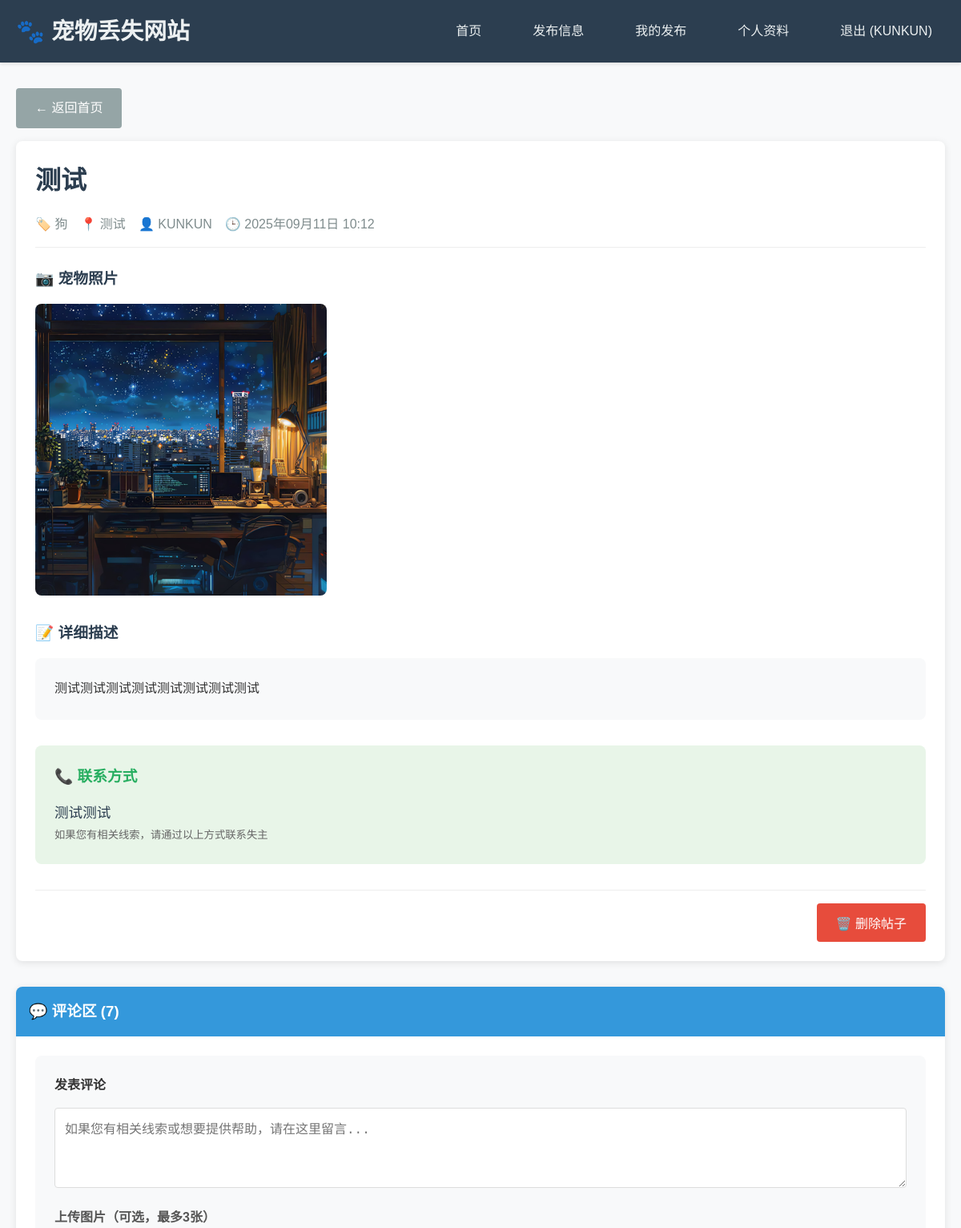
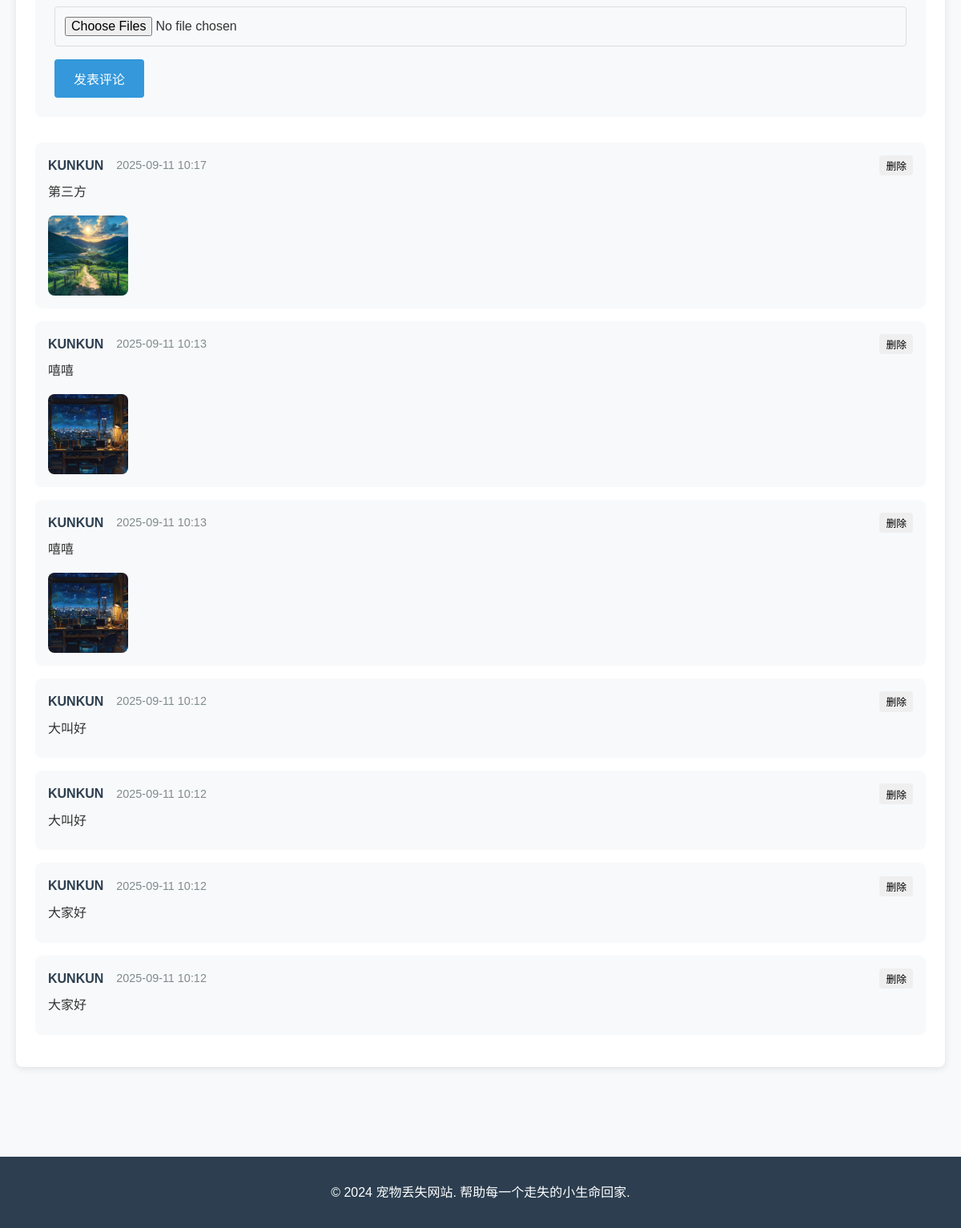
The app's page /post/1 (signed in) with its own data (2 pictures, top to bottom).
### app.py (models this page shows)
class User(UserMixin, db.Model):
    id = db.Column(db.Integer, primary_key=True)
    username = db.Column(db.String(80), unique=True, nullable=False)
    email = db.Column(db.String(120), unique=True, nullable=False)
    password_hash = db.Column(db.String(120), nullable=False)
    phone = db.Column(db.String(20), nullable=True)
    real_name = db.Column(db.String(50), nullable=True)
    location = db.Column(db.String(100), nullable=True)
    bio = db.Column(db.Text, nullable=True)
    avatar = db.Column(db.String(200), nullable=True)
    created_at = db.Column(db.DateTime, default=datetime.utcnow)
    posts = db.relationship('Post', backref='author', lazy=True)
    comments = db.relationship('Comment', backref='author', lazy=True)

class Post(db.Model):
    id = db.Column(db.Integer, primary_key=True)
    title = db.Column(db.String(200), nullable=False)
    description = db.Column(db.Text, nullable=False)
    pet_type = db.Column(db.String(50), nullable=False)
    lost_location = db.Column(db.String(200), nullable=False)
    contact_info = db.Column(db.String(200), nullable=False)
    created_at = db.Column(db.DateTime, default=datetime.utcnow)
    user_id = db.Column(db.Integer, db.ForeignKey('user.id'), nullable=False)
    images = db.relationship('PostImage', backref='post', lazy=True, cascade='all, delete-orphan')
    comments = db.relationship('Comment', backref='post', lazy=True, cascade='all, delete-orphan')

class PostImage(db.Model):
    id = db.Column(db.Integer, primary_key=True)
    filename = db.Column(db.String(200), nullable=False)
    post_id = db.Column(db.Integer, db.ForeignKey('post.id'), nullable=False)

class Comment(db.Model):
    id = db.Column(db.Integer, primary_key=True)
    content = db.Column(db.Text, nullable=False)
    created_at = db.Column(db.DateTime, default=datetime.utcnow)
    user_id = db.Column(db.Integer, db.ForeignKey('user.id'), nullable=False)
    post_id = db.Column(db.Integer, db.ForeignKey('post.id'), nullable=False)
    images = db.relationship('CommentImage', backref='comment', lazy=True, cascade='all, delete-orphan')

class CommentImage(db.Model):
    id = db.Column(db.Integer, primary_key=True)
    filename = db.Column(db.String(200), nullable=False)
    comment_id = db.Column(db.Integer, db.ForeignKey('comment.id'), nullable=False)

### app.py (the view)
@app.route('/post/<int:post_id>')
def view_post(post_id):
    post = Post.query.get_or_404(post_id)
    comments = Comment.query.filter_by(post_id=post_id).order_by(Comment.created_at.desc()).all()
    return render_template('view_post.html', post=post, comments=comments)

### app.py (called while the page is built)
@login_manager.user_loader
def load_user(user_id):
    return User.query.get(int(user_id))

### templates/view_post.html (shortened to what this page needs)
{% extends "base.html" %}
{% block content %}
<div style="margin-bottom: 1rem;">
    <a href="{{ url_for('index') }}" class="btn" style="background-color: #95a5a6; color: white;">
        ← 返回首页
    </a>
</div>
<div class="card" style="margin-bottom: 2rem;">
    <div class="card-body">
        <div style="border-bottom: 1px solid #eee; padding-bottom: 1rem; margin-bottom: 1.5rem;">
            <h1 style="color: #2c3e50; margin-bottom: 1rem;">{{ post.title }}</h1>
            <div style="display: flex; flex-wrap: wrap; gap: 1rem; color: #7f8c8d;">
                <span>🏷️ {{ post.pet_type }}</span>
                <span>📍 {{ post.lost_location }}</span>
                <span>👤 {{ post.author.username }}</span>
                <span>🕒 {{ post.created_at.strftime('%Y年%m月%d日 %H:%M') }}</span>
            </div>
        </div>
        {% if post.images %}
        <div style="margin-bottom: 2rem;">
            <h3 style="color: #2c3e50; margin-bottom: 1rem;">📷 宠物照片</h3>
            <div class="image-grid">
                {% for image in post.images %}
                <div class="image-item">
                    <img src="{{ url_for('static', filename='uploads/' + image.filename) }}"
                         alt="宠物照片" onclick="openImageModal(this.src)"
                         style="cursor: pointer;">
                </div>
                {% endfor %}
            </div>
        </div>
        {% endif %}
        <div style="margin-bottom: 2rem;">
            <h3 style="color: #2c3e50; margin-bottom: 1rem;">📝 详细描述</h3>
            <div style="background-color: #f8f9fa; padding: 1.5rem; border-radius: 8px;
                        line-height: 1.8; white-space: pre-wrap;">{{ post.description }}</div>
        </div>
        <div style="background-color: #e8f5e8; padding: 1.5rem; border-radius: 8px; margin-bottom: 2rem;">
            <h3 style="color: #27ae60; margin-bottom: 1rem;">📞 联系方式</h3>
            <p style="font-size: 1.1rem; margin: 0; color: #2c3e50;">{{ post.contact_info }}</p>
            <small style="color: #666;">如果您有相关线索，请通过以上方式联系失主</small>
        </div>
        {% if current_user.is_authenticated and current_user.id == post.user_id %}
        <div style="text-align: right; padding-top: 1rem; border-top: 1px solid #eee;">
            <form method="POST" action="{{ url_for('delete_post', post_id=post.id) }}"
                  style="display: inline;"
                  onsubmit="return confirm('确定要删除这条寻宠信息吗？')">
                <button type="submit" class="btn btn-danger">
                    🗑️ 删除帖子
                </button>
            </form>
        </div>
        {% endif %}
    </div>
</div>
<div class="card">
    <div class="card-header">
        <h3 style="margin: 0;">💬 评论区 ({{ comments|length }})</h3>
    </div>
    <div class="card-body">
        {% if current_user.is_authenticated %}
        <div style="background-color: #f8f9fa; padding: 1.5rem; border-radius: 8px; margin-bottom: 2rem;">
            <h4 style="margin-bottom: 1rem;">发表评论</h4>
            <form class="comment-form" data-post-id="{{ post.id }}" onsubmit="submitComment(event)">
                <div class="form-group">
                    <textarea class="form-control" name="content" required
                              placeholder="如果您有相关线索或想要提供帮助，请在这里留言..."
                              rows="3" maxlength="1000"></textarea>
                </div>
                <div class="form-group">
                    <label for="comment_images">上传图片（可选，最多3张）</label>
                    <input type="file" id="comment_images" name="comment_images"
                           multiple accept="image/*" class="form-control">
                </div>
                <button type="submit" class="btn btn-primary">
                    发表评论
                </button>
            </form>
        </div>
        {% else %}
        <div style="text-align: center; padding: 2rem; background-color: #f8f9fa;
                    border-radius: 8px; margin-bottom: 2rem;">
            <p style="margin-bottom: 1rem; color: #666;">请登录后发表评论</p>
            <a href="{{ url_for('login') }}" class="btn btn-primary">立即登录</a>
        </div>
        {% endif %}
        {% if comments %}
        <div class="comments-list">
            {% for comment in comments %}
            <div class="comment">
                <div class="comment-header">
                    <span class="comment-author">{{ comment.author.username }}</span>
                    <span class="comment-date">{{ comment.created_at.strftime('%Y-%m-%d %H:%M') }}</span>
                    {% if current_user.is_authenticated and (comment.user_id == current_user.id or post.user_id == current_user.id) %}
                    <button class="btn btn-sm btn-outline-danger"
                            onclick="deleteComment({{ comment.id }})"
                            style="margin-left: auto; padding: 0.2rem 0.5rem; font-size: 0.8rem;">
                        删除
                    </button>
                    {% endif %}
                </div>
                <div class="comment-content" style="margin: 0.5rem 0;">
                    {{ comment.content }}
                </div>
                {% if comment.images %}
                <div class="comment-images" style="margin-top: 1rem;">
                    <div style="display: flex; gap: 0.5rem; flex-wrap: wrap;">
                        {% for image in comment.images %}
                        <img src="{{ url_for('static', filename='uploads/' + image.filename) }}"
                             alt="评论图片"
                             style="width: 100px; height: 100px; object-fit: cover;
                                    border-radius: 8px; cursor: pointer;"
                             onclick="openImageModal(this.src)">
                        {% endfor %}
                    </div>
                </div>
                {% endif %}
            </div>
            {% endfor %}
        </div>
        {% else %}
        <div style="text-align: center; padding: 2rem; color: #999;">
            <div style="font-size: 2rem; margin-bottom: 1rem;">💭</div>
            <p>暂无评论，成为第一个评论的人吧！</p>
        </div>
        {% endif %}
    </div>
</div>
{% endblock %}

### templates/base.html (shortened to what this page needs)
<!DOCTYPE html>
<html lang="zh-CN">
<head>
    <link rel="stylesheet" href="{{ url_for('static', filename='css/style.css') }}">
</head>
<body>
    <nav class="navbar">
        <div class="container">
            <h1><a href="{{ url_for('index') }}" style="color: inherit; text-decoration: none;">🐾 宠物丢失网站</a></h1>
            <nav>
                <ul>
                    <li><a href="{{ url_for('index') }}">首页</a></li>
                    {% if current_user.is_authenticated %}
                        <li><a href="{{ url_for('create_post') }}">发布信息</a></li>
                        <li><a href="{{ url_for('my_posts') }}">我的发布</a></li>
                    <li><a href="{{ url_for('profile') }}">个人资料</a></li>
                    <li><a href="{{ url_for('logout') }}">退出 ({{ current_user.username }})</a></li>
                    {% else %}
                        <li><a href="{{ url_for('login') }}">登录</a></li>
                        <li><a href="{{ url_for('register') }}">注册</a></li>
                    {% endif %}
                </ul>
            </nav>
        </div>
    </nav>
    <main class="main-content">
        <div class="container">
            {% block content %}{% endblock %}
        </div>
    </main>
    <footer style="background-color: #2c3e50; color: white; text-align: center; padding: 2rem 0; margin-top: 3rem;">
        <div class="container">
            <p>&copy; 2024 宠物丢失网站. 帮助每一个走失的小生命回家.</p>
        </div>
    </footer>
</body>
</html>

### static/css/style.css (style rules this page uses)
* { margin: 0; padding: 0; box-sizing: border-box; }
body { font-family: 'Arial', sans-serif; line-height: 1.6; color: #333; background-color: #f8f9fa; }
.container { max-width: 1200px; margin: 0 auto; padding: 0 20px; }
.navbar { background-color: #2c3e50; color: white; padding: 1rem 0; box-shadow: 0 2px 4px rgba(0,0,0,0.1); }
.navbar .container { display: flex; justify-content: space-between; align-items: center; }
.navbar h1 { font-size: 1.8rem; color: #ecf0f1; }
.navbar nav ul { display: flex; list-style: none; gap: 2rem; }
.navbar nav a { color: #ecf0f1; text-decoration: none; padding: 0.5rem 1rem; border-radius: 4px; transition: background-color 0.3s; }
.main-content { padding: 2rem 0; min-height: calc(100vh - 200px); }
.card { background: white; border-radius: 8px; box-shadow: 0 2px 10px rgba(0,0,0,0.1); margin-bottom: 2rem; overflow: hidden; }
.card-header { background-color: #3498db; color: white; padding: 1rem; font-weight: bold; }
.card-body { padding: 1.5rem; }
.form-group { margin-bottom: 1rem; }
.form-group label { display: block; margin-bottom: 0.5rem; font-weight: bold; color: #555; }
.form-control { width: 100%; padding: 0.75rem; border: 1px solid #ddd; border-radius: 4px; font-size: 1rem; transition: border-color 0.3s; }
textarea.form-control { resize: vertical; min-height: 100px; }
.btn { display: inline-block; padding: 0.75rem 1.5rem; border: none; border-radius: 4px; cursor: pointer; text-decoration: none; font-size: 1rem; transition: all 0.3s; text-align: center; }
.btn-primary { background-color: #3498db; color: white; }
.btn-danger { background-color: #e74c3c; color: white; }
.image-grid { display: grid; grid-template-columns: repeat(3, 1fr); gap: 10px; margin: 1rem 0; }
.image-item { position: relative; aspect-ratio: 1; overflow: hidden; border-radius: 8px; }
.image-item img { width: 100%; height: 100%; object-fit: cover; transition: transform 0.3s; }
.comment { background: #f8f9fa; padding: 1rem; border-radius: 8px; margin-bottom: 1rem; }
.comment-header { display: flex; justify-content: space-between; align-items: center; margin-bottom: 0.5rem; gap: 1rem; }
.comment-author { font-weight: bold; color: #2c3e50; }
.comment-date { color: #7f8c8d; font-size: 0.9rem; }

### records on screen
User: username "KUNKUN", author.username "KUNKUN"
Post: title "测试", pet_type "狗", lost_location "测试", created_at "2025年09月11日 10:12", description "测试测试测试测试测试测试测试测试", contact_info "测试测试"
PostImage: filename (picture)
Comment: author.username "KUNKUN", created_at "2025-09-11 10:17", content "第三方"
CommentImage: filename (picture)
Comment: author.username "KUNKUN", created_at "2025-09-11 10:13", content "嘻嘻"
CommentImage: filename (picture)
Comment: author.username "KUNKUN", created_at "2025-09-11 10:13", content "嘻嘻"
CommentImage: filename (picture)
Comment: author.username "KUNKUN", created_at "2025-09-11 10:12", content "大叫好"
Comment: author.username "KUNKUN", created_at "2025-09-11 10:12", content "大叫好"
Comment: author.username "KUNKUN", created_at "2025-09-11 10:12", content "大家好"
Comment: author.username "KUNKUN", created_at "2025-09-11 10:12", content "大家好"

### other values on screen
{{ comments|length }} "7"
